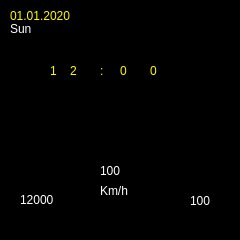
<?xml version="1.0" encoding="UTF-8"?>
<ui version="4.0">
 <class>GlassFace1</class>
 <widget class="QMainWindow" name="GlassFace1">
  <property name="geometry">
   <rect>
    <x>0</x>
    <y>0</y>
    <width>240</width>
    <height>240</height>
   </rect>
  </property>
  <property name="minimumSize">
   <size>
    <width>240</width>
    <height>240</height>
   </size>
  </property>
  <property name="maximumSize">
   <size>
    <width>240</width>
    <height>240</height>
   </size>
  </property>
  <property name="sizeIncrement">
   <size>
    <width>240</width>
    <height>240</height>
   </size>
  </property>
  <property name="baseSize">
   <size>
    <width>240</width>
    <height>240</height>
   </size>
  </property>
  <property name="windowTitle">
   <string>MainWindow</string>
  </property>
  <property name="autoFillBackground">
   <bool>false</bool>
  </property>
  <property name="styleSheet">
   <string notr="true">background-color: rgb(0, 0, 0);</string>
  </property>
  <widget class="QWidget" name="centralwidget">
   <widget class="QLabel" name="Gio1">
    <property name="geometry">
     <rect>
      <x>50</x>
      <y>40</y>
      <width>31</width>
      <height>61</height>
     </rect>
    </property>
    <property name="styleSheet">
     <string notr="true">font: 40pt &quot;Bauhaus 93&quot;;
color: rgb(255, 252, 0);</string>
    </property>
    <property name="text">
     <string>1</string>
    </property>
   </widget>
   <widget class="QLabel" name="Gio2">
    <property name="geometry">
     <rect>
      <x>70</x>
      <y>40</y>
      <width>41</width>
      <height>61</height>
     </rect>
    </property>
    <property name="styleSheet">
     <string notr="true">color: rgb(255, 252, 0);
font: 40pt &quot;Bauhaus 93&quot;;</string>
    </property>
    <property name="text">
     <string>2</string>
    </property>
   </widget>
   <widget class="QLabel" name="z1">
    <property name="geometry">
     <rect>
      <x>100</x>
      <y>40</y>
      <width>21</width>
      <height>61</height>
     </rect>
    </property>
    <property name="styleSheet">
     <string notr="true">font: 40pt &quot;Bauhaus 93&quot;;
color: rgb(255, 252, 0);</string>
    </property>
    <property name="text">
     <string>:</string>
    </property>
   </widget>
   <widget class="QLabel" name="Gio3">
    <property name="geometry">
     <rect>
      <x>120</x>
      <y>40</y>
      <width>31</width>
      <height>61</height>
     </rect>
    </property>
    <property name="styleSheet">
     <string notr="true">font: 40pt &quot;Bauhaus 93&quot;;
color: rgb(255, 252, 0);</string>
    </property>
    <property name="text">
     <string>0</string>
    </property>
   </widget>
   <widget class="QLabel" name="Gio4">
    <property name="geometry">
     <rect>
      <x>150</x>
      <y>40</y>
      <width>31</width>
      <height>61</height>
     </rect>
    </property>
    <property name="styleSheet">
     <string notr="true">font: 40pt &quot;Bauhaus 93&quot;;
color: rgb(255, 252, 0);</string>
    </property>
    <property name="text">
     <string>0</string>
    </property>
   </widget>
   <widget class="QLabel" name="Ngay">
    <property name="geometry">
     <rect>
      <x>10</x>
      <y>0</y>
      <width>61</width>
      <height>31</height>
     </rect>
    </property>
    <property name="styleSheet">
     <string notr="true">font: 10pt &quot;MS Serif&quot;;
color: rgb(255, 252, 0);</string>
    </property>
    <property name="text">
     <string>01.01.2020</string>
    </property>
   </widget>
   <widget class="QLabel" name="Thu">
    <property name="geometry">
     <rect>
      <x>10</x>
      <y>21</y>
      <width>21</width>
      <height>16</height>
     </rect>
    </property>
    <property name="styleSheet">
     <string notr="true">font: 75 10pt &quot;MS Serif&quot;;
color: rgb(255, 255, 255);</string>
    </property>
    <property name="text">
     <string>Sun</string>
    </property>
   </widget>
   <widget class="QLabel" name="z3">
    <property name="geometry">
     <rect>
      <x>170</x>
      <y>170</y>
      <width>61</width>
      <height>61</height>
     </rect>
    </property>
    <property name="text">
     <string/>
    </property>
    <property name="pixmap">
     <pixmap>Icon/icons8_round_100px.png</pixmap>
    </property>
    <property name="scaledContents">
     <bool>true</bool>
    </property>
   </widget>
   <widget class="QLabel" name="NhipTim">
    <property name="geometry">
     <rect>
      <x>190</x>
      <y>190</y>
      <width>31</width>
      <height>21</height>
     </rect>
    </property>
    <property name="styleSheet">
     <string notr="true">font: 75 11pt &quot;MS Shell Dlg 2&quot;;
color: rgb(255, 255, 255);</string>
    </property>
    <property name="text">
     <string>100</string>
    </property>
    <property name="scaledContents">
     <bool>false</bool>
    </property>
    <property name="wordWrap">
     <bool>false</bool>
    </property>
   </widget>
   <widget class="QLabel" name="z4">
    <property name="geometry">
     <rect>
      <x>10</x>
      <y>170</y>
      <width>61</width>
      <height>61</height>
     </rect>
    </property>
    <property name="text">
     <string/>
    </property>
    <property name="pixmap">
     <pixmap>Icon/icons8_round_100px_1.png</pixmap>
    </property>
    <property name="scaledContents">
     <bool>true</bool>
    </property>
   </widget>
   <widget class="QLabel" name="z5">
    <property name="geometry">
     <rect>
      <x>20</x>
      <y>160</y>
      <width>41</width>
      <height>31</height>
     </rect>
    </property>
    <property name="text">
     <string/>
    </property>
    <property name="pixmap">
     <pixmap>Icon/icons8_shoes_52px.png</pixmap>
    </property>
    <property name="scaledContents">
     <bool>true</bool>
    </property>
   </widget>
   <widget class="QLabel" name="BuocChan">
    <property name="geometry">
     <rect>
      <x>20</x>
      <y>190</y>
      <width>41</width>
      <height>20</height>
     </rect>
    </property>
    <property name="styleSheet">
     <string notr="true">color: rgb(255, 255, 255);
font: 11pt &quot;MS Shell Dlg 2&quot;;</string>
    </property>
    <property name="text">
     <string>12000</string>
    </property>
   </widget>
   <widget class="QLabel" name="z2">
    <property name="geometry">
     <rect>
      <x>186</x>
      <y>160</y>
      <width>31</width>
      <height>31</height>
     </rect>
    </property>
    <property name="text">
     <string/>
    </property>
    <property name="pixmap">
     <pixmap>Icon/icons8_heart_with_pulse_100px_1.png</pixmap>
    </property>
    <property name="scaledContents">
     <bool>true</bool>
    </property>
   </widget>
   <widget class="QLabel" name="z6">
    <property name="geometry">
     <rect>
      <x>76</x>
      <y>132</y>
      <width>91</width>
      <height>91</height>
     </rect>
    </property>
    <property name="text">
     <string/>
    </property>
    <property name="pixmap">
     <pixmap>Icon/icons8_round_100px_3.png</pixmap>
    </property>
    <property name="scaledContents">
     <bool>true</bool>
    </property>
   </widget>
   <widget class="QLabel" name="z8">
    <property name="geometry">
     <rect>
      <x>100</x>
      <y>180</y>
      <width>51</width>
      <height>21</height>
     </rect>
    </property>
    <property name="styleSheet">
     <string notr="true">font: 75 14pt &quot;MS Shell Dlg 2&quot;;
color: rgb(255, 255, 255);</string>
    </property>
    <property name="text">
     <string>Km/h</string>
    </property>
   </widget>
   <widget class="QLabel" name="VanToc">
    <property name="geometry">
     <rect>
      <x>100</x>
      <y>160</y>
      <width>51</width>
      <height>21</height>
     </rect>
    </property>
    <property name="styleSheet">
     <string notr="true">font: 75 16pt &quot;MS Shell Dlg 2&quot;;
color: rgb(255, 255, 255);</string>
    </property>
    <property name="text">
     <string>100</string>
    </property>
   </widget>
   <widget class="QLabel" name="z7">
    <property name="geometry">
     <rect>
      <x>100</x>
      <y>120</y>
      <width>41</width>
      <height>41</height>
     </rect>
    </property>
    <property name="text">
     <string/>
    </property>
    <property name="pixmap">
     <pixmap>Icon/icons8_speed_100px_1.png</pixmap>
    </property>
    <property name="scaledContents">
     <bool>true</bool>
    </property>
   </widget>
   <widget class="QLabel" name="Bluetooth1">
    <property name="geometry">
     <rect>
      <x>210</x>
      <y>10</y>
      <width>21</width>
      <height>21</height>
     </rect>
    </property>
    <property name="text">
     <string/>
    </property>
    <property name="pixmap">
     <pixmap>Icon/icons8_bluetooth_2_100px.png</pixmap>
    </property>
    <property name="scaledContents">
     <bool>true</bool>
    </property>
   </widget>
   <widget class="QLabel" name="Bluetooth2">
    <property name="geometry">
     <rect>
      <x>210</x>
      <y>10</y>
      <width>21</width>
      <height>21</height>
     </rect>
    </property>
    <property name="text">
     <string/>
    </property>
    <property name="pixmap">
     <pixmap>Icon/icons8_bluetooth_2_100px_1.png</pixmap>
    </property>
    <property name="scaledContents">
     <bool>true</bool>
    </property>
   </widget>
   <widget class="QLabel" name="Wifi2">
    <property name="geometry">
     <rect>
      <x>210</x>
      <y>40</y>
      <width>20</width>
      <height>21</height>
     </rect>
    </property>
    <property name="text">
     <string/>
    </property>
    <property name="pixmap">
     <pixmap>Icon/icons8_wi-fi_52px_1.png</pixmap>
    </property>
    <property name="scaledContents">
     <bool>true</bool>
    </property>
   </widget>
   <widget class="QLabel" name="Wifi1">
    <property name="geometry">
     <rect>
      <x>210</x>
      <y>40</y>
      <width>21</width>
      <height>21</height>
     </rect>
    </property>
    <property name="text">
     <string/>
    </property>
    <property name="pixmap">
     <pixmap>Icon/icons8_wi-fi_off_48px.png</pixmap>
    </property>
    <property name="scaledContents">
     <bool>true</bool>
    </property>
   </widget>
   <widget class="QLabel" name="label">
    <property name="geometry">
     <rect>
      <x>20</x>
      <y>20</y>
      <width>191</width>
      <height>151</height>
     </rect>
    </property>
    <property name="text">
     <string/>
    </property>
    <property name="pixmap">
     <pixmap>Icon/icons8_unchecked_checkbox_100px_1.png</pixmap>
    </property>
    <property name="scaledContents">
     <bool>true</bool>
    </property>
   </widget>
   <zorder>label</zorder>
   <zorder>Wifi2</zorder>
   <zorder>Wifi1</zorder>
   <zorder>Bluetooth2</zorder>
   <zorder>Bluetooth1</zorder>
   <zorder>Gio1</zorder>
   <zorder>Gio2</zorder>
   <zorder>z1</zorder>
   <zorder>Gio3</zorder>
   <zorder>Gio4</zorder>
   <zorder>Ngay</zorder>
   <zorder>Thu</zorder>
   <zorder>z3</zorder>
   <zorder>NhipTim</zorder>
   <zorder>z4</zorder>
   <zorder>z5</zorder>
   <zorder>BuocChan</zorder>
   <zorder>z2</zorder>
   <zorder>z6</zorder>
   <zorder>z7</zorder>
   <zorder>VanToc</zorder>
   <zorder>z8</zorder>
  </widget>
 </widget>
 <resources/>
 <connections/>
</ui>
